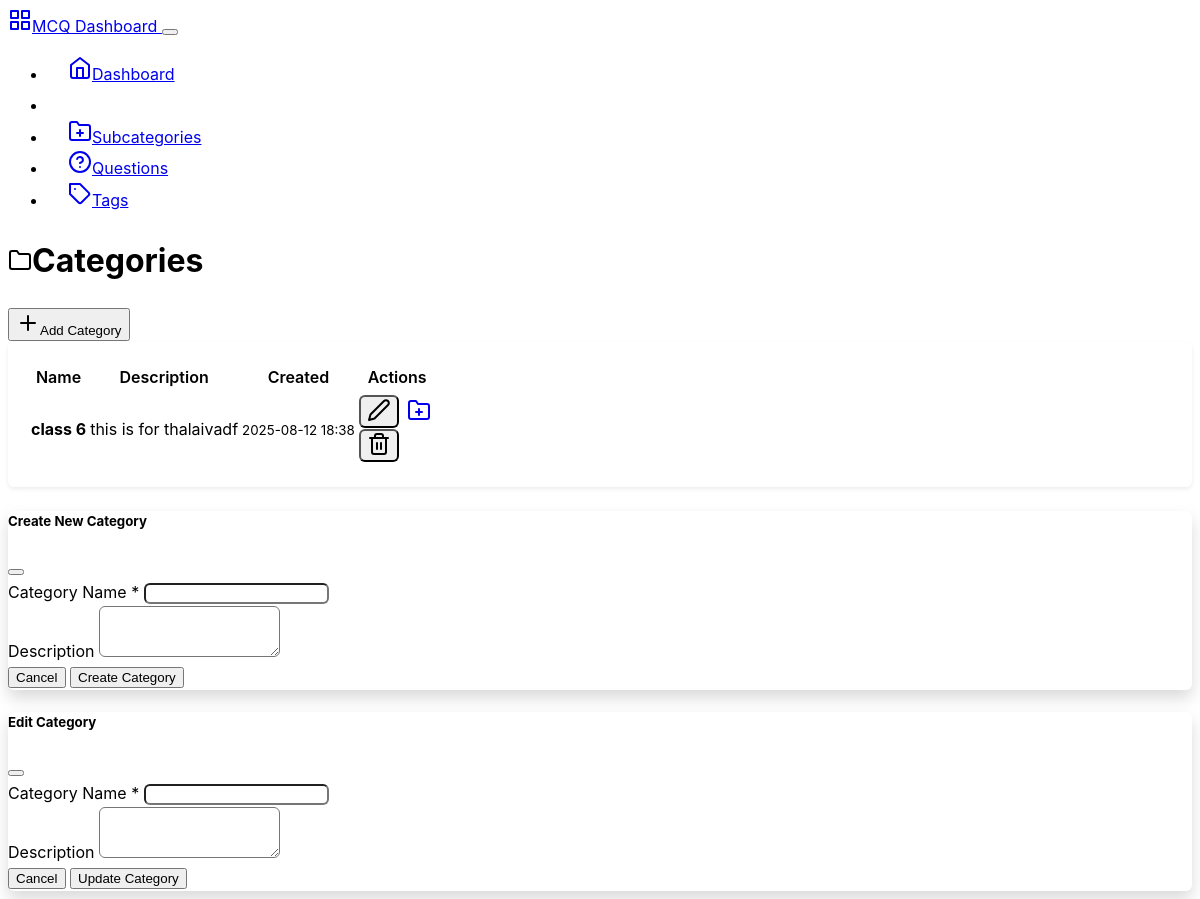
The app's page /backend/categories, older data.
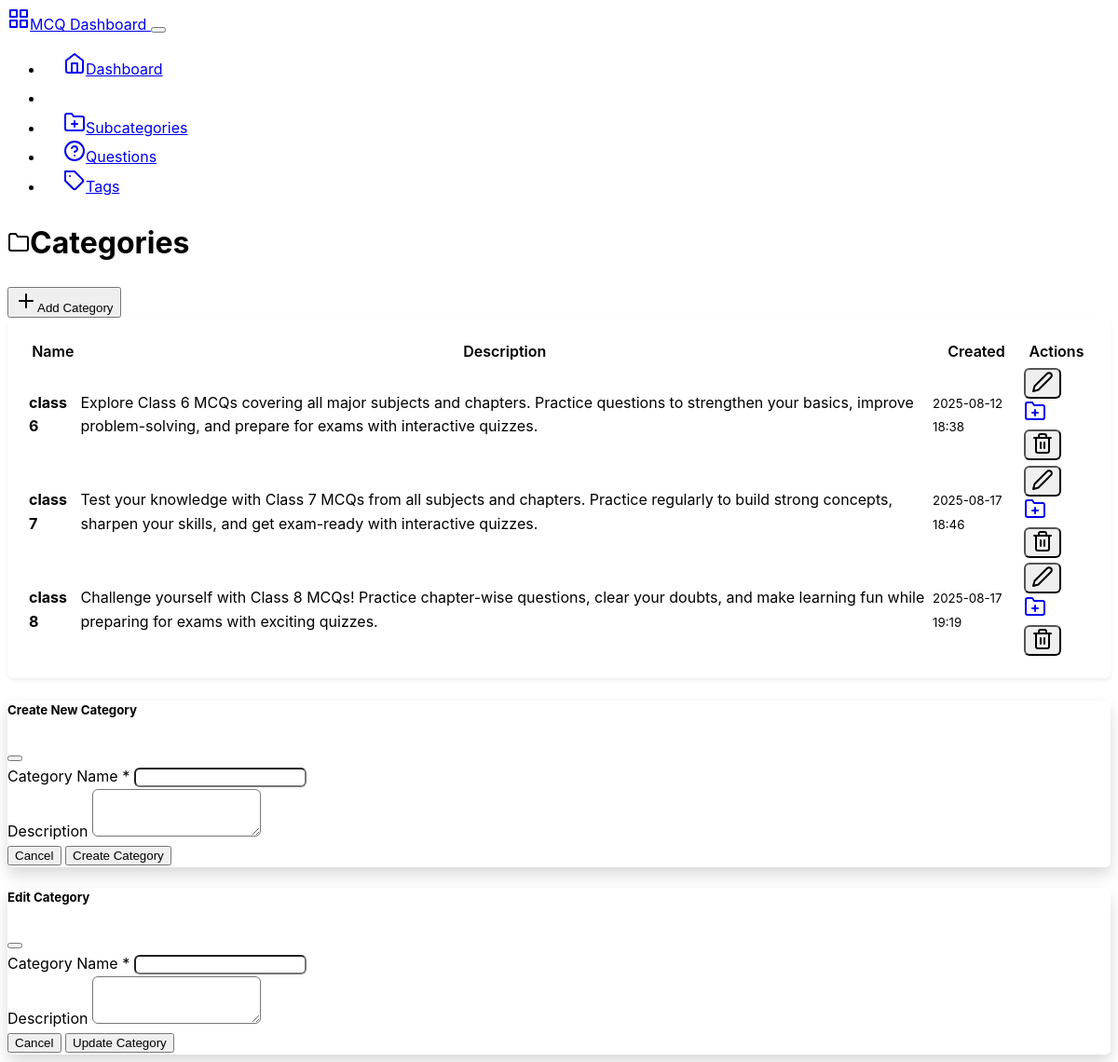
The same page, newer data.
### mcqbox/model.py (models this page shows, shortened)
class Category(db.Model):
    id = db.Column(db.Integer, primary_key=True)
    name = db.Column(db.String(50), nullable=False, unique=True)
    description = db.Column(db.String(200), nullable=True)
    created_at = db.Column(db.DateTime, server_default=db.func.now())
    updated_at = db.Column(db.DateTime, server_default=db.func.now(), onupdate=db.func.now())

### mcqbox/backend/route.py (the view)
@app.route('/backend/categories')
def categories():
    categories_list = Category.query.all()
    return render_template('categories.html', categories=categories_list)

### mcqbox/backend/templates/categories.html (shortened to what the changed rows need)
{% extends "base.html" %}
{% block content %}
<div class="row">
    <div class="col-12">
        <div class="d-flex justify-content-between align-items-center mb-4">
            <h1><i data-feather="folder" class="me-2"></i>Categories</h1>
        </div>
    </div>
</div>
<div class="row">
    <div class="col-12">
        <div class="card">
            <div class="card-body">
                {% if categories %}
                    <div class="table-responsive">
                        <table class="table table-hover">
                            <thead>
                                <tr>
                                    <th>Name</th>
                                    <th>Description</th>
                                    <th>Created</th>
                                    <th class="text-end">Actions</th>
                                </tr>
                            </thead>
                            <tbody>
                                {% for category in categories %}
                                <tr>
                                    <td>
                                        <strong>{{ category.name }}</strong>
                                    </td>
                                    <td>
                                        <span class="text-muted">
                                            {{ category.description if category.description else 'No description' }}
                                        </span>
                                    </td>
                                    <td>
                                        <small class="text-muted">{{ category.created_at.strftime('%Y-%m-%d %H:%M') }}</small>
                                    </td>
                                    <td class="text-end">
                                        <div class="btn-group" role="group">
                                            <button class="btn btn-sm btn-outline-secondary"
                                                    onclick="editCategory({{ category.id }}, '{{ category.name }}', '{{ category.description }}')"
                                                    data-bs-toggle="modal" data-bs-target="#editCategoryModal">
                                                <i data-feather="edit-2"></i>
                                            </button>
                                            <a href="{{ url_for('subcategories', category_id=category.id) }}"
                                               class="btn btn-sm btn-outline-primary">
                                                <i data-feather="folder-plus"></i>
                                            </a>
                                            <form method="POST" action="{{ url_for('delete_category', category_id=category.id) }}"
                                                  class="d-inline" onsubmit="return confirm('Are you sure? This will delete all subcategories and questions in this category.')">
                                                <button type="submit" class="btn btn-sm btn-outline-danger">
                                                    <i data-feather="trash-2"></i>
                                                </button>
                                            </form>
                                        </div>
                                    </td>
                                </tr>
                                {% endfor %}
                            </tbody>
                        </table>
                    </div>
                {% endif %}
            </div>
        </div>
    </div>
</div>
{% endblock %}

Row changes from the older to the newer data that the page shows:
changed Category "class 6": description "this is for thalaivadf" → "Explore Class 6 MCQs covering all major subjects and chapters. Practice questions to strengthen your basics, improve problem-solving, and prepare for exams with interactive quizzes."
added Category: name "class 7", description "Test your knowledge with Class 7 MCQs from all subjects and chapters. Practice regularly to build strong concepts, sharpen your skills, and get exam-ready with interactive quizzes.", created_at "2025-08-17 18:46"
added Category: name "class 8", description "Challenge yourself with Class 8 MCQs! Practice chapter-wise questions, clear your doubts, and make learning fun while preparing for exams with exciting quizzes.", created_at "2025-08-17 19:19"
